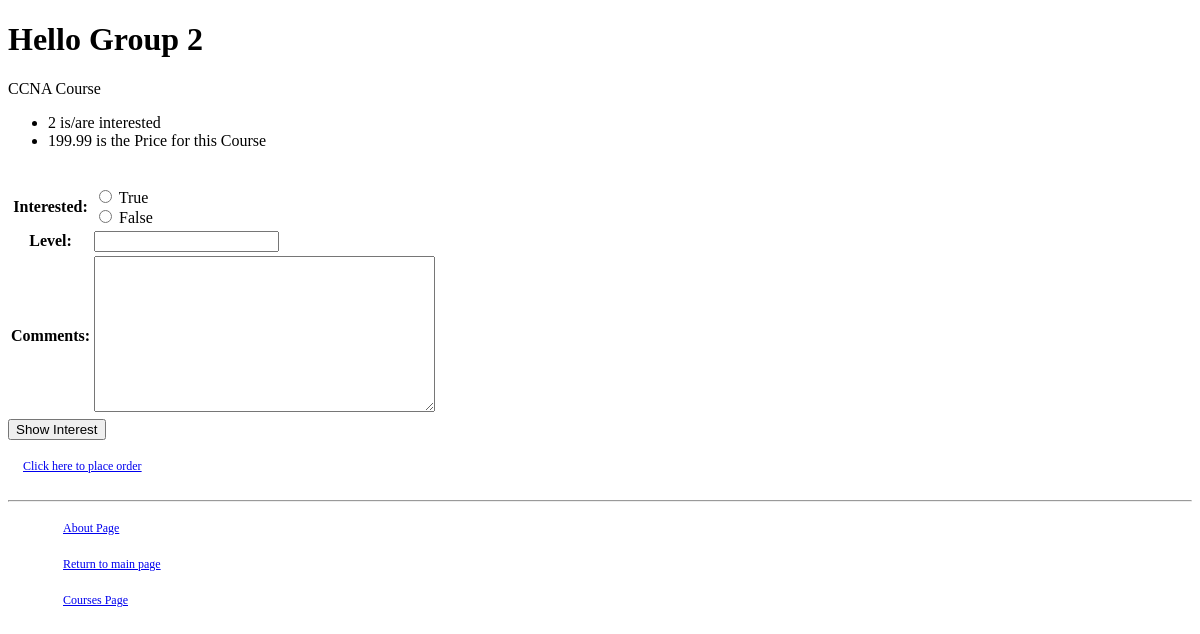
The app's page /myapp/courses/1, older data.
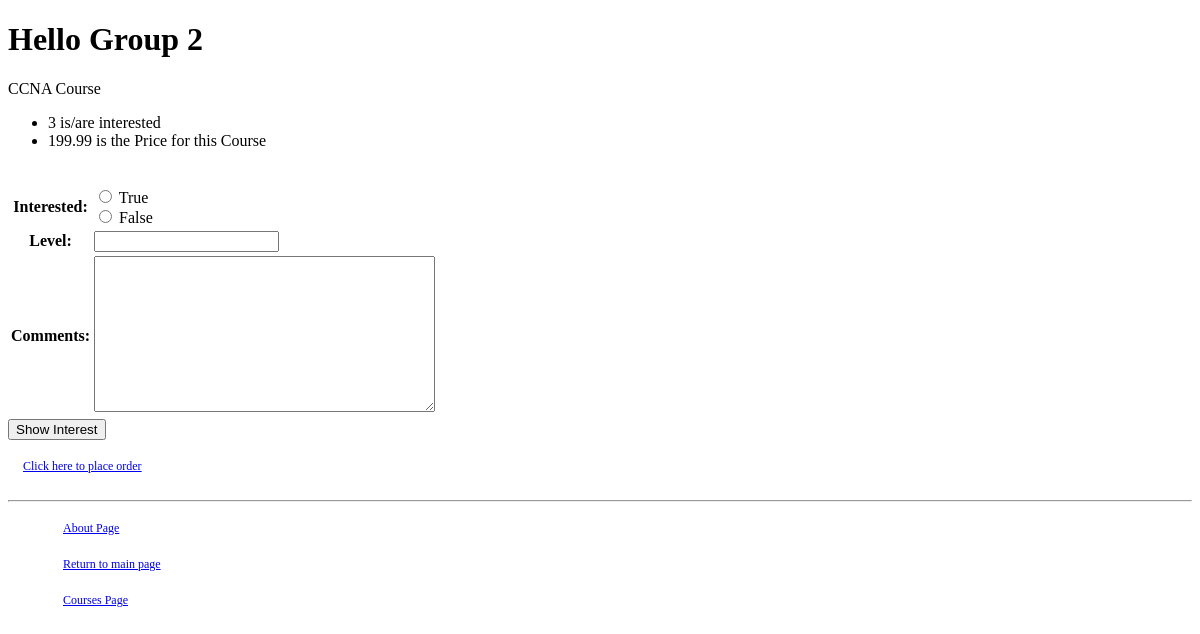
The same page, newer data.
### myapp/models.py (models this page shows, shortened)
class Course(models.Model):
    topic = models.ForeignKey(Topic, related_name='courses',on_delete=models.CASCADE)
    name = models.CharField(max_length=200)
    price = models.DecimalField(max_digits=10, decimal_places=2)
    for_everyone = models.BooleanField(default=True)
    description = models.TextField(max_length=300, null=True, blank=True)
    interested = models.PositiveIntegerField(default=0)
    stages = models.PositiveIntegerField(default=3)

### myapp/views.py (the view)
# urls.py: path(r'courses/<int:cour_id>', views.coursedetail),
def coursedetail(request, cour_id):
    from django.shortcuts import redirect
    from .models import Course
    from .forms import InterestForm
    msg = ''
    cour = Course.objects.filter(id=cour_id).get()
    if request.method == 'POST':
        form = InterestForm(request.POST)
        if form.is_valid():
            if form.cleaned_data['interested'] == '1':
                msg = 'Your interest has been recorded.'
                print(cour.interested)
                cour.interested += 1
                cour.save()
                print(cour.interested)
            else:
                msg = 'You are not interested, got it'
            print(msg)
            return redirect('../../myapp/')
    else:
        form = InterestForm()
    return render(request, 'myapp/coursedetail.html', {'form': form, 'cour': cour})

### myapp/forms.py
class InterestForm(forms.Form):
    interested = forms.ChoiceField(widget=forms.RadioSelect, choices=[
            (1, "True"),
            (0, "False"),
        ])
    level = forms.IntegerField(min_value=1)
    comments = forms.CharField(widget=forms.Textarea)

### templates/myapp/coursedetail.html (shortened to what this page needs)
{% extends 'myapp/base.html' %}
{% block body_block %}
<p>{{ cour.name }} Course</p>
<ul>
    <li>{{ cour.interested }} is/are interested</li>
    <li>{{ cour.price }} is the Price for this Course</li>
<br>
</ul>
<p>
    <form method="post" action="">
        <table>
        {{ form.as_table }}
        </table>
    <input type="submit" value="Show Interest"/>
    </form>
</p>
    <li class="hbar1"><a href="{% url 'myapp:index' %}place_order">Click here to place order</a><br /></li>
{% endblock %}

Row changes from the older to the newer data that the page shows:
changed Course "CCNA": interested "2" → "3"
